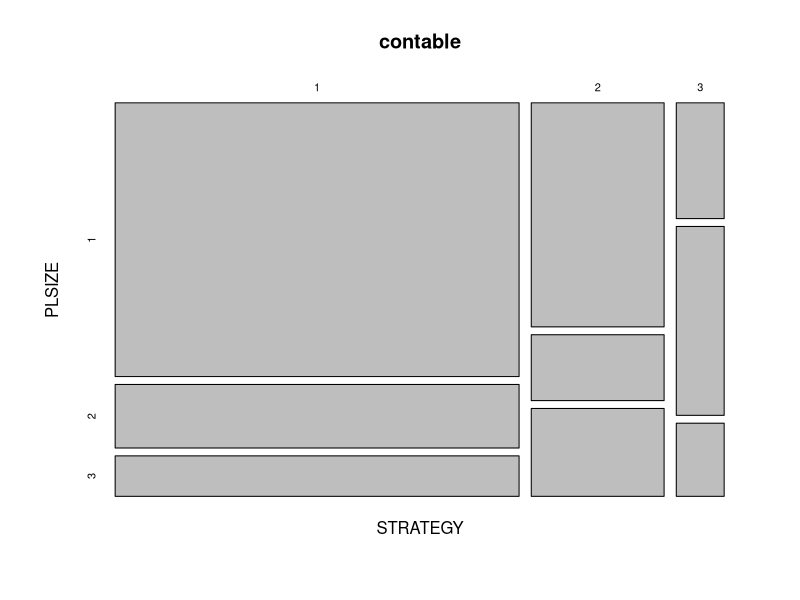
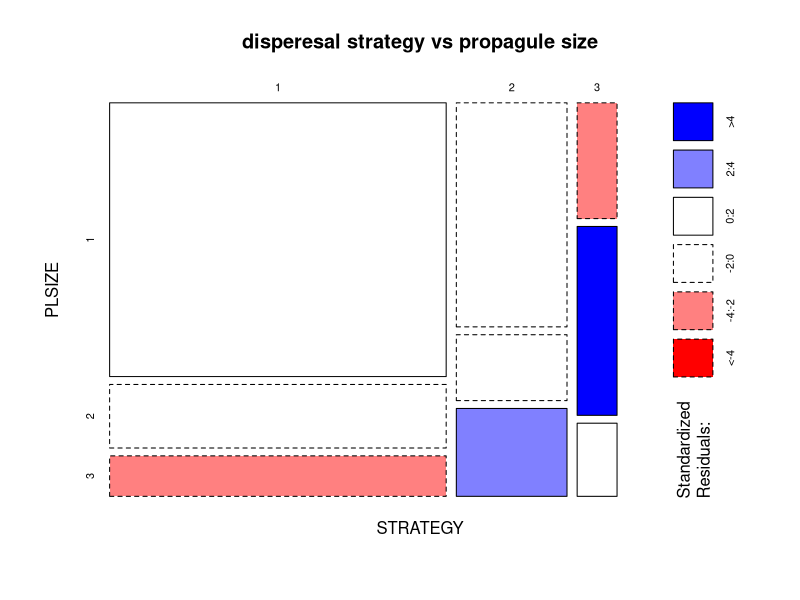

These charts were generated, in order, by the following R code:
fold <- "C:/Users/murem/OneDrive/Desktop/BME/Datasets"
setwd(fold)
getwd()
dispersal <- read.table("Dispersal.txt", header=T)
head(dispersal)
is.factor(dispersal$STRATEGY)
dispersal$STRATEGY <- as.factor(dispersal$STRATEGY)
is.factor(dispersal$PLSIZE)
dispersal$PLSIZE <- as.factor(dispersal$PLSIZE)
is.numeric(dispersal$NOSP)
contable <- xtabs(NOSP ~ STRATEGY + PLSIZE, data=dispersal)
contable
str(contable)
(test.result <- chisq.test(contable))
test.result$residuals
mosaicplot(contable)
mosaicplot(contable, shade=T, main= "disperesal strategy vs propagule size")
